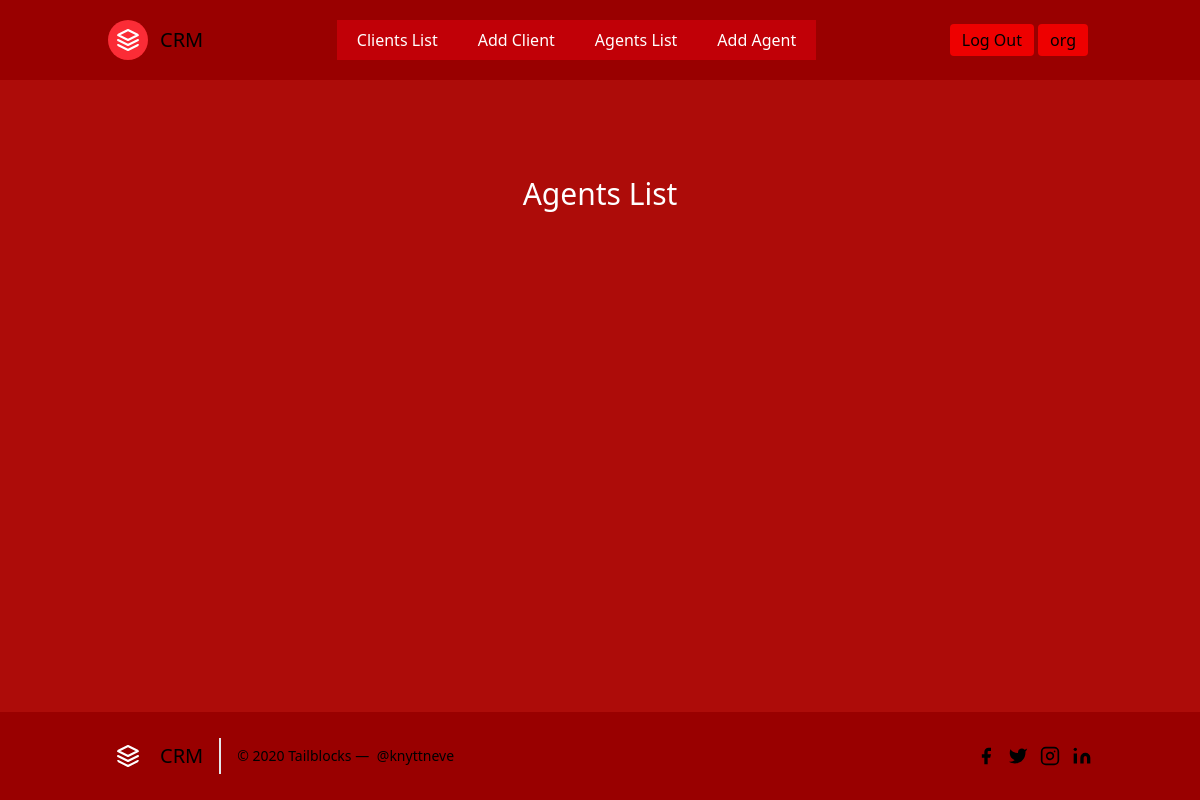
Page /agents/ (signed in) on the earlier database version.
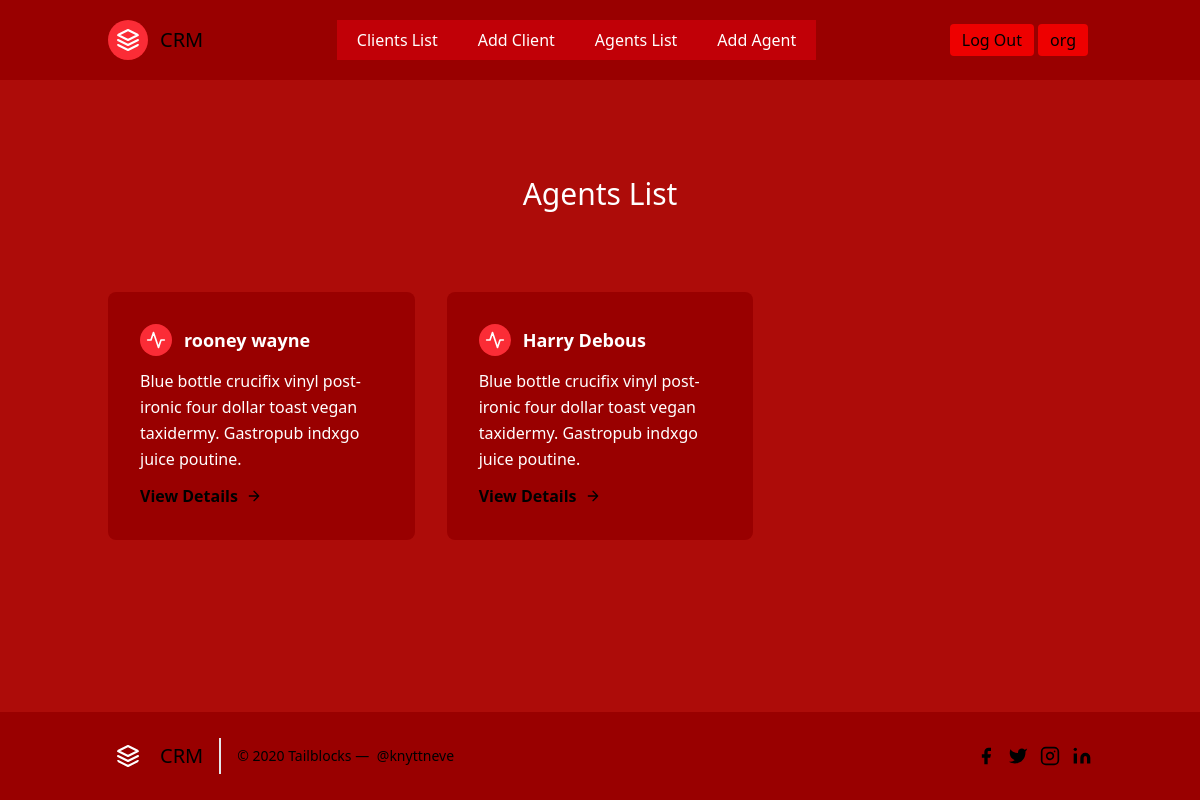
Same page on the later database version.
### accounts/models.py (models this page shows, shortened)
class User(AbstractUser):
    is_organizor = models.BooleanField(default=True)
    is_agent = models.BooleanField(default=False)

### agents/models.py (models this page shows, shortened)
class Agent(models.Model):
    user = models.OneToOneField(User, on_delete=models.CASCADE)
    organization = models.ForeignKey(Organization, on_delete=models.CASCADE)

### agents/views.py (the view)
# urls.py: path('', AgentListView.as_view(), name='agent-list'),
class AgentListView(LoginAndOrganizorRequiredMixin, ListView):
    template_name = 'agent/agent_list.html'
    def get_queryset(self):
        organization = self.request.user.organization
        return Agent.objects.filter(organization=organization)

### agents/mixins.py (called while the page is built)
    def dispatch(self, request, *args, **kwargs):
        if not request.user.is_authenticated or not request.user.is_organizor:
            return self.handle_no_permission()
        return super().dispatch(request, *args, **kwargs)

### agents/templates/agent/agent_list.html
{% extends 'partials/base.html' %}
    {% block content %}
<section class="text-white body-font">
  <div class="container px-5 py-24 mx-auto"  >
    <div class="flex flex-col text-center w-full mb-20">
      <h1 class="sm:text-3xl text-2xl font-medium title-font text-white">Agents List</h1>
    </div>
    <div class="flex flex-wrap -m-4">
        {% for agent in object_list %}
      <div class="p-4 md:w-1/3" >
        <div class="flex rounded-lg h-full p-8 flex-col" style="background-color:#990000">
          <div class="flex items-center mb-3">
            <div class="w-8 h-8 mr-3 inline-flex items-center justify-center rounded-full bg-red-500 text-white flex-shrink-0">
              <svg fill="none" stroke="currentColor" stroke-linecap="round" stroke-linejoin="round" stroke-width="2" class="w-5 h-5" viewBox="0 0 24 24" data-darkreader-inline-stroke="" style="--darkreader-inline-stroke: currentColor;">
                <path d="M22 12h-4l-3 9L9 3l-3 9H2"></path>
              </svg>
            </div>
            <h2 class="text-white text-lg title-font font-medium" style="font-weight:bold">{{agent.user.first_name}} {{agent.user.last_name}}
            </h2>
          </div>
          <div class="flex-grow">
            <p class="leading-relaxed text-base">Blue bottle crucifix vinyl post-ironic four dollar toast vegan taxidermy. Gastropub indxgo juice poutine.</p>
            <a href="{% url 'agents:agent-detail' agent.pk %}" class="mt-3 text-black inline-flex items-center" style="font-weight:bold">View Details
              <svg fill="none" stroke="currentColor" stroke-linecap="round" stroke-linejoin="round" stroke-width="2" class="w-4 h-4 ml-2" viewBox="0 0 24 24" data-darkreader-inline-stroke="" style="--darkreader-inline-stroke: currentColor;">
                <path d="M5 12h14M12 5l7 7-7 7"></path>
              </svg>
            </a>
          </div>
        </div>
      </div>
        {% endfor %}
    </div>
  </div>
</section>
{% endblock %}

### leads/templates/partials/base.html (shortened to what this page needs)
<!doctype html>
<html>
  <head>
    <script src="https://unpkg.com/@tailwindcss/browser@4"></script>
  </head>
  <body>
    <div class="flex flex-col min-h-screen justify-between" style="background-color:#ad0c09">
    {% include 'partials/header.html' %}
      <main class="mb-auto ">
      {% block content %}
      {% endblock %}
      </main>
      {% include 'partials/footer.html' %}
    </div>
  </body>
</html>

### leads/templates/partials/header.html (shortened to what this page needs)
 <div class="header">
<header class="text-black-600 body-font" style="background-color:#990000">
  <div class="container mx-auto flex flex-wrap p-5 flex-col md:flex-row items-center">
    <a class="flex title-font font-medium items-center text-gray-900 mb-4 md:mb-0">
     <a href="{% url 'landing-page' %}"> </a>
      <span class="ml-3 text-xl">CRM</span>
    </a>
    {% if request.user.is_authenticated %}
    <nav class="md:ml-auto md:mr-auto flex flex-wrap items-center text-base justify-center">
          <a href="{% url 'leads:lead-list' %}"> <button class=" text-white bg-red-700 border-0 py-2 px-5  hover:bg-red-600 ">Clients List</button></a>
          <a href="{% url 'leads:lead-add' %}"> <button class=" text-white bg-red-700 border-0 py-2 px-5  hover:bg-red-600 ">Add Client</button></a>
    {% if request.user.is_organizor %}
        <a href="{% url 'agents:agent-list' %}"> <button class="  text-white bg-red-700 border-0 py-2 px-5  hover:bg-red-600 ">Agents List</button></a>
        <a href="{% url 'agents:agent-form' %}"> <button class="  text-white bg-red-700 border-0 py-2 px-5  hover:bg-red-600 ">Add Agent</button></a>
    {% endif %}
    </nav>
    <a href="{% url 'account_logout' %}"><button   class=" mr-1 inline-flex items-center border-0 py-1 px-3 focus:outline-none hover:bg-gray-200 rounded text-base mt-4 md:mt-0" style="background-color:#ee0000">Log Out
    </button></a>
    <a href="#"><button  class=" mr-1 inline-flex items-center border-0 py-1 px-3 focus:outline-none hover:bg-gray-200 rounded text-base mt-4 md:mt-0" style="background-color:#ee0000">{{ request.user.username }}
    </button></a>
    {% endif %}
  </div>
</header>
 </div>
<main width

### leads/templates/partials/footer.html (shortened to what this page needs)
<footer class=" text-black-600 body-font" style="background-color:#990000">
  <div class="container px-5 py-6 mx-auto flex items-center sm:flex-row flex-col" >
    <a class="flex title-font font-medium items-center md:justify-start justify-center text-black-900">
      <span class="ml-3 text-xl">CRM</span>
    </a>
    <p class="text-sm text-black-500 sm:ml-4 sm:pl-4 sm:border-l-2 sm:border-gray-200 sm:py-2 sm:mt-0 mt-4">© 2020 Tailblocks —
      <a href="https://twitter.com/knyttneve" class="text-black-600 ml-1" rel="noopener noreferrer" target="_blank">@knyttneve</a>
    </p>
    <span class="inline-flex sm:ml-auto sm:mt-0 mt-4 justify-center sm:justify-start">
      <a class="text-black-500">
        <svg fill="currentColor" stroke-linecap="round" stroke-linejoin="round" stroke-width="2" class="w-5 h-5" viewBox="0 0 24 24" data-darkreader-inline-fill="" style="--darkreader-inline-fill: currentColor;">
          <path d="M18 2h-3a5 5 0 00-5 5v3H7v4h3v8h4v-8h3l1-4h-4V7a1 1 0 011-1h3z"></path>
        </svg>
      </a>
      <a class="ml-3 text-black-500">
      </a>
      <a class="ml-3 text-black-500">
      </a>
      <a class="ml-3 text-black-500">
      </a>
    </span>
  </div>
</footer>

Differences in the rows shown:
added Agent: user.first_name "rooney", user.last_name "wayne"
added Agent: user.first_name "Harry", user.last_name "Debous"
